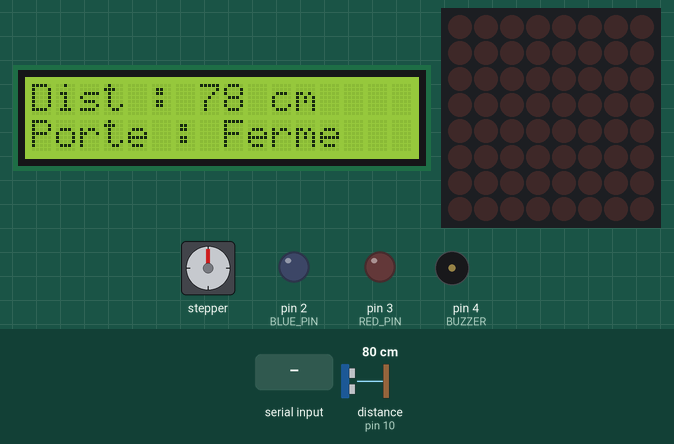
Bench run of a sketch on a simulated Arduino Mega 2560, built with avr-gcc and run on an emulated ATmega2560. Shown: 16×2 character LCD, stepper motor, 8×8 LED matrix, output pins drawn as LEDs (lit = HIGH), buzzer (waves = sounding, pin HIGH). Wiring (inferred from the names in the program): ultrasonic range finder: trigger pin 9; echo pin 10. Dashed ring = blinking. The inputs (shaded band) are chosen by the test bench; at power-on: distance to the obstacle (sensor on pin 10) 80 cm. The echo pulse lasts 58.3 µs per cm; stepper angles assume 200 steps per turn; pins used as bus, display or sensor lines are not drawn; what the sketch prints to the serial monitor is not drawn.

Above: at 3.2 s.
3.3 s: distance to the obstacle (sensor on pin 10) set to 65 cm
At 4.0 s:
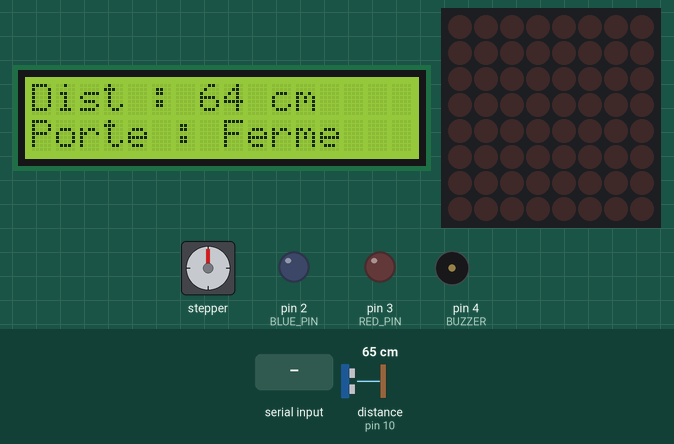
4.9 s: distance to the obstacle (sensor on pin 10) set to 58 cm
At 5.17 s:
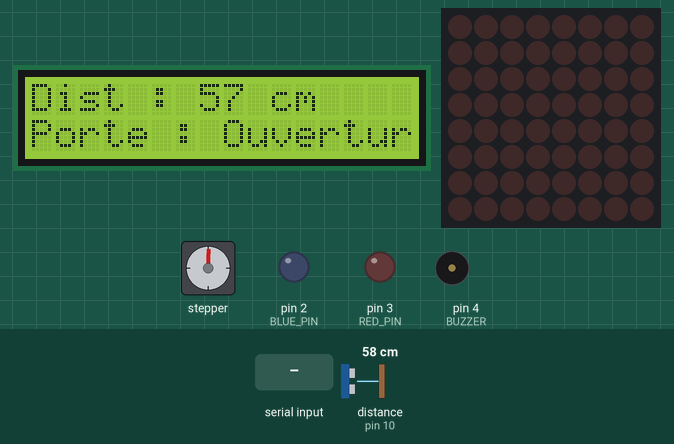
6.6 s: "Ferme;1\n" received over Serial
At 7.8 s:
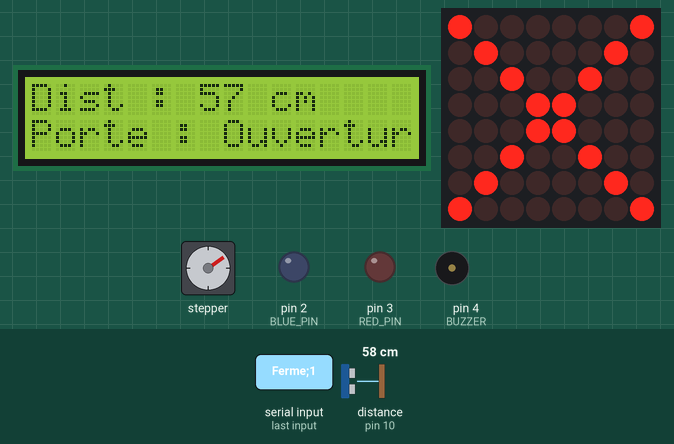
8.1 s: "g_dist\n" received over Serial
At 10.3 s:
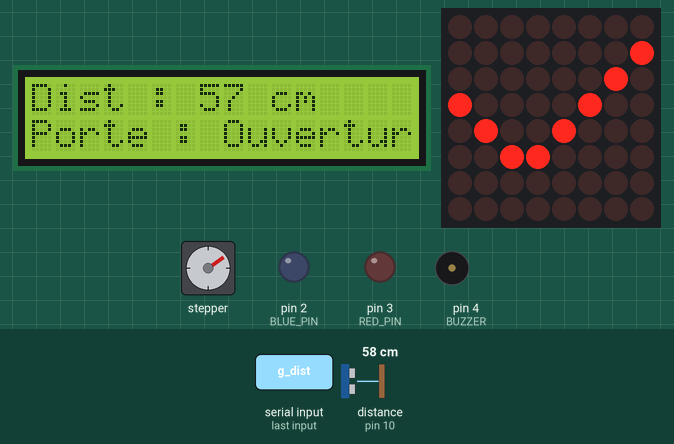
11.1 s: distance to the obstacle (sensor on pin 10) set to 15 cm
At 12.75 s:
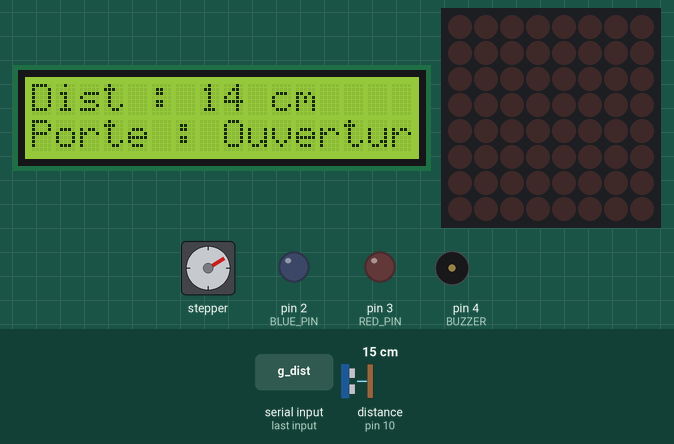
14.1 s: distance to the obstacle (sensor on pin 10) set to 12 cm
At 15.94 s:
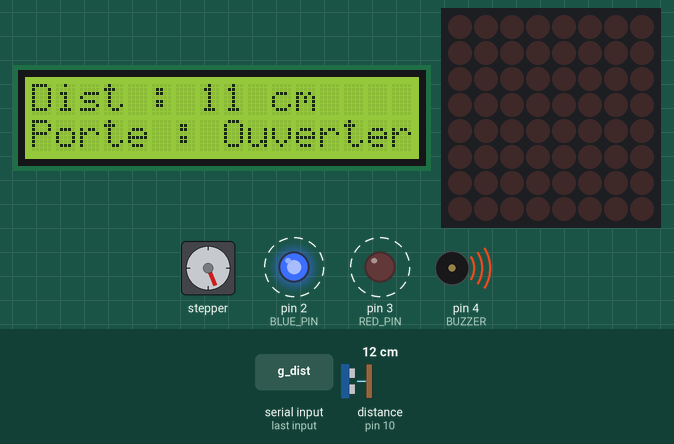
Timing chart, 0 to 16.8 s (numbered marks = the images above; inputs shaded):
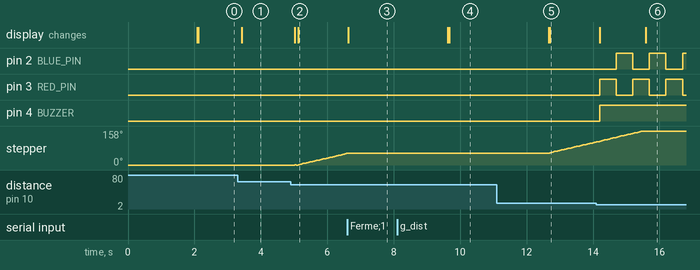

The sketch:

labo_06_affichage.ino
```cpp
#include <LCD_I2C.h>
#include <Wire.h>
#include <AccelStepper.h>
#include <LedControl.h>

#define MOTOR_INTERFACE_TYPE 4

#define IN_1 31
#define IN_2 33
#define IN_3 35
#define IN_4 37

#define TRIGGER_PIN 9
#define ECHO_PIN 10

#define RED_PIN 3
#define BLUE_PIN 2
#define BUZZER 4

#define DIN_PIN 34
#define CLK_PIN 30
#define CS_PIN 32

LCD_I2C lcd(0x27, 16, 2);
AccelStepper myStepper(MOTOR_INTERFACE_TYPE, IN_1, IN_3, IN_2, IN_4);
LedControl lc = LedControl(DIN_PIN, CLK_PIN, CS_PIN, 1); // Un seul module MAX7219

#define STEPS_PER_REVOLUTION 200
#define MIN_ANGLE 10
#define MAX_ANGLE 170
#define QUART_CIRCLE_STEPS_OPEN (STEPS_PER_REVOLUTION * (MAX_ANGLE - MIN_ANGLE) / 360.0)

unsigned long duration;
unsigned long distance;
String doorStatus = "Ferme";
unsigned long lastDistanceMeasurement = 0;

unsigned long currentTime = 0;
unsigned long lastAlarmTime = 0;
unsigned long lastLedSwitchTime = 0;
bool ledState = false;
bool alarmActive = false;

int alarmLimit = 12;
int limInf = 10, limSup = 100;
bool isOpening = false;
bool isClosing = false;
int currentDegree = MIN_ANGLE;

bool stopCmdFlag = false;
bool resetCmdFlag = false;
bool countCmdFlag = false;
int startValue = 0;
int endValue = 99;

enum AppState { STOP, COUNTING, RESET };
AppState appState = STOP;

void setup() {
  lcd.begin();
  lcd.backlight();
  Serial.begin(9600);

  pinMode(RED_PIN, OUTPUT);
  pinMode(BLUE_PIN, OUTPUT);
  pinMode(BUZZER, OUTPUT);
  pinMode(TRIGGER_PIN, OUTPUT);
  pinMode(ECHO_PIN, INPUT);

  myStepper.setMaxSpeed(1000);
  myStepper.setAcceleration(500);
  myStepper.setSpeed(200);

  lc.shutdown(0, false);
  lc.setIntensity(0, 8);
  lc.clearDisplay(0);

  lcd.setCursor(0, 0); lcd.print("2419796");
  lcd.setCursor(0, 1); lcd.print("Labo 6");
  delay(2000);
  lcd.clear();
  lcd.print("Distance:");
}

unsigned long measureDistance() {
  digitalWrite(TRIGGER_PIN, LOW); delayMicroseconds(2);
  digitalWrite(TRIGGER_PIN, HIGH); delayMicroseconds(10);
  digitalWrite(TRIGGER_PIN, LOW);

  duration = pulseIn(ECHO_PIN, HIGH, 30000);
  if (duration == 0) return 999;
  return duration * 0.034 / 2;
}

void updateDisplay() {
  lcd.setCursor(0, 0);
  lcd.print("Dist : ");
  lcd.print(distance);
  lcd.print(" cm   ");
  lcd.setCursor(0, 1);
  lcd.print("Porte : ");
  lcd.print(doorStatus);
}

void showCheck() {
  byte check[8] = {
    B00000000,
    B00000001,
    B00000010,
    B10000100,
    B01001000,
    B00110000,
    B00000000,
    B00000000
  };
  lc.clearDisplay(0);
  for (int i = 0; i < 8; i++) lc.setRow(0, i, check[i]);
  delay(3000);
  lc.clearDisplay(0);
}

void showError() {
  byte error[8] = {
    B10000001,
    B01000010,
    B00100100,
    B00011000,
    B00011000,
    B00100100,
    B01000010,
    B10000001
  };
  lc.clearDisplay(0);
  for (int i = 0; i < 8; i++) lc.setRow(0, i, error[i]);
  delay(3000);
  lc.clearDisplay(0);
}

void showPannError() {
  byte interdit[8] = {
    B00111100,
    B11000100,
    B10001001,
    B10010001,
    B10100001,
    B11000001,
    B11000010,
    B00111100
  };
  lc.clearDisplay(0);
  for (int i = 0; i < 8; i++) lc.setRow(0, i, interdit[i]);
  delay(3000);
  lc.clearDisplay(0);
}


void handleAlarmEffects() {
  currentTime = millis();
  if (distance <= alarmLimit) {
    digitalWrite(BUZZER, HIGH);
    if (currentTime - lastLedSwitchTime >= 500) {
      lastLedSwitchTime = currentTime;
      ledState = !ledState;
      digitalWrite(RED_PIN, ledState);
      digitalWrite(BLUE_PIN, !ledState);
    }
    alarmActive = true;
    lastAlarmTime = currentTime;
  } else {
    if (alarmActive && currentTime - lastAlarmTime >= 3000) {
      digitalWrite(BUZZER, LOW);
      digitalWrite(RED_PIN, LOW);
      digitalWrite(BLUE_PIN, LOW);
      alarmActive = false;
    }
  }
}

void openDoorNonBlocking() {
  if (!isOpening && doorStatus == "Ferme") {
    isOpening = true;
    currentDegree = MIN_ANGLE;
    doorStatus = "Ouverture";
  }
  if (isOpening) {
    if (currentDegree <= MAX_ANGLE) {
      int steps = map(currentDegree, MIN_ANGLE, MAX_ANGLE, 0, QUART_CIRCLE_STEPS_OPEN);
      myStepper.moveTo(steps);
      myStepper.run();
      if (myStepper.distanceToGo() == 0) currentDegree++;
    } else {
      isOpening = false;
      doorStatus = "Ouverte";
    }
  }
}

void closeDoorNonBlocking() {
  if (!isClosing && doorStatus == "Ouverte") {
    isClosing = true;
    currentDegree = MAX_ANGLE;
    doorStatus = "Fermeture";
  }
  if (isClosing) {
    if (currentDegree >= MIN_ANGLE) {
      int steps = map(currentDegree, MIN_ANGLE, MAX_ANGLE, 0, QUART_CIRCLE_STEPS_OPEN);
      myStepper.moveTo(steps);
      myStepper.run();
      if (myStepper.distanceToGo() == 0) currentDegree--;
    } else {
      isClosing = false;
      doorStatus = "Ferme";
    }
  }
}

void analyserCommande(const String& tampon, String& commande, String& arg1, String& arg2) {
  int firstSep = tampon.indexOf(';');
  int secondSep = tampon.indexOf(';', firstSep + 1);
  if (firstSep == -1) {
    commande = tampon;
    return;
  }
  commande = tampon.substring(0, firstSep);
  if (secondSep != -1) {
    arg1 = tampon.substring(firstSep + 1, secondSep);
    arg2 = tampon.substring(secondSep + 1);
  } else {
    arg1 = tampon.substring(firstSep + 1);
  }
}

void serialEvent() {
  String tampon = Serial.readStringUntil('\n');
  tampon.trim();
  String commande, arg1, arg2;
  analyserCommande(tampon, commande, arg1, arg2);

  if (commande == "g_dist") {
    Serial.println(distance);
    showCheck();
  } else if (commande == "cfg") {
    if (arg1 == "alm") {
      alarmLimit = arg2.toInt();
      Serial.println("Configure la distance de l’alarme à " + String(alarmLimit) + " cm");
      showCheck();
    } else if (arg1 == "lim_inf") {
      int val = arg2.toInt();
      if (val >= limSup) {
        Serial.println("Erreur – Limite inférieure >= limite supérieure");
        showPannError();
      } else {
        limInf = val;
        Serial.println("Limite inférieure configurée à " + String(limInf));
        showCheck();
      }
    } else if (arg1 == "lim_sup") {
      int val = arg2.toInt();
      if (val <= limInf) {
        Serial.println("Erreur – Limite supérieure <= limite inférieure");
        showPannError();
      } else {
        limSup = val;
        Serial.println("Limite supérieure configurée à " + String(limSup));
        showCheck();
      }
    }
  } else {
    Serial.println("Commande inconnue");
    showError();
  }
}

void loop() {
  currentTime = millis();
  if (millis() - lastDistanceMeasurement >= 100) {
    lastDistanceMeasurement = millis();
    distance = measureDistance();
    updateDisplay();
  }

  handleAlarmEffects();

  if (distance < 60 && doorStatus == "Ferme" && !isOpening) openDoorNonBlocking();
  else if (distance > 60 && doorStatus == "Ouverte" && !isClosing) closeDoorNonBlocking();

  if (isOpening) openDoorNonBlocking();
  if (isClosing) closeDoorNonBlocking();
}
```

Measured:
- the behaviour switches between 61 and 60 cm on distance to the obstacle (sensor on pin 10) (found by bisection; images 1 and 2)
- the behaviour switches between 14 and 13 cm on distance to the obstacle (sensor on pin 10) (found by bisection; images 5 and 6)
- after the input at 3.3 s, the display: changes after 0.12 s (image 1)
- after the input at 6.6 s, stepper: goes on until 6.6 s, then stays 55°; the display: changes at once (image 3)
- after the input at 8.1 s, stepper: stops changing and stays 55°; the display: first differs from a run without the input after 1.6 s (image 4)
- after the input at 11.1 s, the display: first differs from a run without the input after 1.6 s (image 5)
- after the input at 14.1 s, pin 2 (BLUE_PIN): alternates HIGH for 0.50 s and LOW for 0.50 s, starting after 0.60 s; pin 3 (RED_PIN): alternates HIGH for 0.50 s and LOW for 0.50 s, starting after 0.10 s; pin 4 (BUZZER): LOW → HIGH after 0.10 s; the display: first changes after 0.10 s (image 6 shows a later state)
